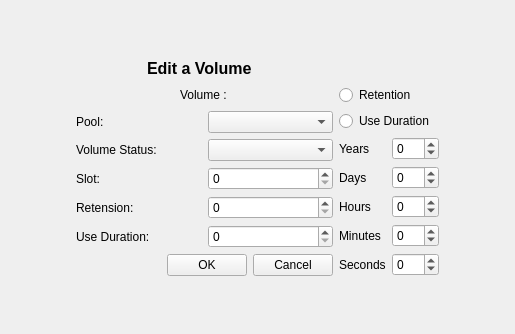
<ui version="4.0" >
 <class>mediaEditForm</class>
 <widget class="QWidget" name="mediaEditForm" >
  <property name="geometry" >
   <rect>
    <x>0</x>
    <y>0</y>
    <width>515</width>
    <height>334</height>
   </rect>
  </property>
  <property name="windowTitle" >
   <string>Form</string>
  </property>
  <layout class="QGridLayout" >
   <property name="margin" >
    <number>9</number>
   </property>
   <property name="spacing" >
    <number>6</number>
   </property>
   <item row="1" column="1" >
    <layout class="QGridLayout" >
     <property name="margin" >
      <number>0</number>
     </property>
     <property name="spacing" >
      <number>6</number>
     </property>
     <item row="6" column="1" >
      <widget class="QLabel" name="label_10" >
       <property name="text" >
        <string>Minutes</string>
       </property>
      </widget>
     </item>
     <item row="5" column="2" >
      <widget class="QSpinBox" name="hoursSpin" >
       <property name="maximum" >
        <number>24</number>
       </property>
       <property name="minimum" >
        <number>-1</number>
       </property>
       <property name="value" >
        <number>0</number>
       </property>
      </widget>
     </item>
     <item row="4" column="2" >
      <widget class="QSpinBox" name="daysSpin" >
       <property name="maximum" >
        <number>365</number>
       </property>
       <property name="minimum" >
        <number>-1</number>
       </property>
      </widget>
     </item>
     <item rowspan="8" row="0" column="0" >
      <layout class="QGridLayout" >
       <property name="margin" >
        <number>0</number>
       </property>
       <property name="spacing" >
        <number>6</number>
       </property>
       <item row="3" column="1" >
        <widget class="QComboBox" name="statusCombo" />
       </item>
       <item row="1" column="0" colspan="2" >
        <layout class="QHBoxLayout" >
         <property name="margin" >
          <number>0</number>
         </property>
         <property name="spacing" >
          <number>6</number>
         </property>
         <item>
          <spacer>
           <property name="orientation" >
            <enum>Qt::Horizontal</enum>
           </property>
           <property name="sizeHint" >
            <size>
             <width>40</width>
             <height>20</height>
            </size>
           </property>
          </spacer>
         </item>
         <item>
          <widget class="QLabel" name="volumeLabel" >
           <property name="maximumSize" >
            <size>
             <width>16777215</width>
             <height>48</height>
            </size>
           </property>
           <property name="text" >
            <string>Volume : </string>
           </property>
          </widget>
         </item>
         <item>
          <spacer>
           <property name="orientation" >
            <enum>Qt::Horizontal</enum>
           </property>
           <property name="sizeHint" >
            <size>
             <width>40</width>
             <height>20</height>
            </size>
           </property>
          </spacer>
         </item>
        </layout>
       </item>
       <item row="0" column="0" colspan="2" >
        <layout class="QHBoxLayout" >
         <property name="margin" >
          <number>0</number>
         </property>
         <property name="spacing" >
          <number>6</number>
         </property>
         <item>
          <spacer>
           <property name="orientation" >
            <enum>Qt::Horizontal</enum>
           </property>
           <property name="sizeHint" >
            <size>
             <width>71</width>
             <height>21</height>
            </size>
           </property>
          </spacer>
         </item>
         <item>
          <widget class="QLabel" name="label" >
           <property name="maximumSize" >
            <size>
             <width>16777215</width>
             <height>30</height>
            </size>
           </property>
           <property name="text" >
            <string>&lt;html>&lt;head>&lt;meta name="qrichtext" content="1" />&lt;style type="text/css">
p, li { white-space: pre-wrap; }
&lt;/style>&lt;/head>&lt;body style=" font-family:'Sans Serif'; font-size:9pt; font-weight:400; font-style:normal; text-decoration:none;">
&lt;p style=" margin-top:0px; margin-bottom:0px; margin-left:0px; margin-right:0px; -qt-block-indent:0; text-indent:0px;">&lt;span style=" font-size:12pt; font-weight:600;">Edit a Volume&lt;/span>&lt;/p>&lt;/body>&lt;/html></string>
           </property>
          </widget>
         </item>
         <item>
          <spacer>
           <property name="orientation" >
            <enum>Qt::Horizontal</enum>
           </property>
           <property name="sizeHint" >
            <size>
             <width>81</width>
             <height>20</height>
            </size>
           </property>
          </spacer>
         </item>
        </layout>
       </item>
       <item row="4" column="0" >
        <widget class="QLabel" name="label_4" >
         <property name="text" >
          <string>Slot:</string>
         </property>
         <property name="buddy" >
          <cstring>slotSpin</cstring>
         </property>
        </widget>
       </item>
       <item row="6" column="0" >
        <widget class="QLabel" name="label_7" >
         <property name="text" >
          <string>Use Duration:</string>
         </property>
         <property name="buddy" >
          <cstring>slotSpin</cstring>
         </property>
        </widget>
       </item>
       <item row="5" column="0" >
        <widget class="QLabel" name="label_6" >
         <property name="text" >
          <string>Retension:</string>
         </property>
         <property name="buddy" >
          <cstring>slotSpin</cstring>
         </property>
        </widget>
       </item>
       <item row="5" column="1" >
        <widget class="QSpinBox" name="retentionSpin" >
         <property name="maximum" >
          <number>2147483647</number>
         </property>
        </widget>
       </item>
       <item row="3" column="0" >
        <widget class="QLabel" name="label_5" >
         <property name="text" >
          <string>Volume Status:</string>
         </property>
        </widget>
       </item>
       <item row="4" column="1" >
        <widget class="QSpinBox" name="slotSpin" >
         <property name="maximum" >
          <number>10000</number>
         </property>
        </widget>
       </item>
       <item row="7" column="0" colspan="2" >
        <layout class="QHBoxLayout" >
         <property name="margin" >
          <number>0</number>
         </property>
         <property name="spacing" >
          <number>6</number>
         </property>
         <item>
          <spacer>
           <property name="orientation" >
            <enum>Qt::Horizontal</enum>
           </property>
           <property name="sizeHint" >
            <size>
             <width>40</width>
             <height>20</height>
            </size>
           </property>
          </spacer>
         </item>
         <item>
          <widget class="QPushButton" name="okButton" >
           <property name="text" >
            <string>OK</string>
           </property>
          </widget>
         </item>
         <item>
          <widget class="QPushButton" name="cancelButton" >
           <property name="text" >
            <string>Cancel</string>
           </property>
          </widget>
         </item>
        </layout>
       </item>
       <item row="2" column="0" >
        <widget class="QLabel" name="label_3" >
         <property name="text" >
          <string>Pool:</string>
         </property>
         <property name="buddy" >
          <cstring>poolCombo</cstring>
         </property>
        </widget>
       </item>
       <item row="2" column="1" >
        <widget class="QComboBox" name="poolCombo" />
       </item>
       <item row="6" column="1" >
        <widget class="QSpinBox" name="useDurationSpin" >
         <property name="maximum" >
          <number>2147483647</number>
         </property>
        </widget>
       </item>
      </layout>
     </item>
     <item row="0" column="1" colspan="2" >
      <spacer>
       <property name="orientation" >
        <enum>Qt::Vertical</enum>
       </property>
       <property name="sizeHint" >
        <size>
         <width>97</width>
         <height>16</height>
        </size>
       </property>
      </spacer>
     </item>
     <item row="3" column="1" >
      <widget class="QLabel" name="label_2" >
       <property name="text" >
        <string>Years</string>
       </property>
      </widget>
     </item>
     <item row="5" column="1" >
      <widget class="QLabel" name="label_9" >
       <property name="text" >
        <string>Hours</string>
       </property>
      </widget>
     </item>
     <item row="2" column="1" colspan="2" >
      <widget class="QRadioButton" name="useDurationRadio" >
       <property name="text" >
        <string>Use Duration</string>
       </property>
      </widget>
     </item>
     <item row="3" column="2" >
      <widget class="QSpinBox" name="yearsSpin" >
       <property name="maximum" >
        <number>999</number>
       </property>
       <property name="minimum" >
        <number>-1</number>
       </property>
      </widget>
     </item>
     <item row="4" column="1" >
      <widget class="QLabel" name="label_8" >
       <property name="text" >
        <string>Days</string>
       </property>
      </widget>
     </item>
     <item row="7" column="1" >
      <widget class="QLabel" name="label_11" >
       <property name="text" >
        <string>Seconds</string>
       </property>
      </widget>
     </item>
     <item row="1" column="1" colspan="2" >
      <widget class="QRadioButton" name="retentionRadio" >
       <property name="text" >
        <string>Retention</string>
       </property>
      </widget>
     </item>
     <item row="7" column="2" >
      <widget class="QSpinBox" name="secondsSpin" >
       <property name="maximum" >
        <number>60</number>
       </property>
       <property name="minimum" >
        <number>-1</number>
       </property>
      </widget>
     </item>
     <item row="6" column="2" >
      <widget class="QSpinBox" name="minutesSpin" >
       <property name="maximum" >
        <number>60</number>
       </property>
       <property name="minimum" >
        <number>-1</number>
       </property>
      </widget>
     </item>
    </layout>
   </item>
   <item row="0" column="1" >
    <spacer>
     <property name="orientation" >
      <enum>Qt::Vertical</enum>
     </property>
     <property name="sizeHint" >
      <size>
       <width>20</width>
       <height>40</height>
      </size>
     </property>
    </spacer>
   </item>
   <item row="2" column="1" >
    <spacer>
     <property name="orientation" >
      <enum>Qt::Vertical</enum>
     </property>
     <property name="sizeHint" >
      <size>
       <width>20</width>
       <height>40</height>
      </size>
     </property>
    </spacer>
   </item>
   <item row="1" column="0" >
    <spacer>
     <property name="orientation" >
      <enum>Qt::Horizontal</enum>
     </property>
     <property name="sizeHint" >
      <size>
       <width>40</width>
       <height>20</height>
      </size>
     </property>
    </spacer>
   </item>
   <item row="1" column="2" >
    <spacer>
     <property name="orientation" >
      <enum>Qt::Horizontal</enum>
     </property>
     <property name="sizeHint" >
      <size>
       <width>40</width>
       <height>20</height>
      </size>
     </property>
    </spacer>
   </item>
  </layout>
 </widget>
 <resources/>
 <connections/>
</ui>
